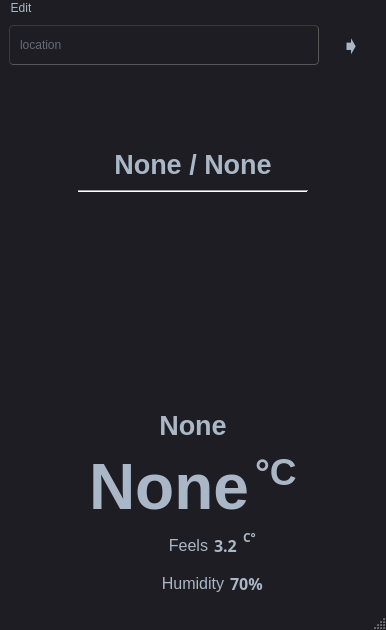
<?xml version="1.0" encoding="UTF-8"?>
<ui version="4.0">
 <class>MainWindow</class>
 <widget class="QMainWindow" name="MainWindow">
  <property name="geometry">
   <rect>
    <x>0</x>
    <y>0</y>
    <width>386</width>
    <height>630</height>
   </rect>
  </property>
  <property name="sizePolicy">
   <sizepolicy hsizetype="Fixed" vsizetype="Fixed">
    <horstretch>0</horstretch>
    <verstretch>0</verstretch>
   </sizepolicy>
  </property>
  <property name="minimumSize">
   <size>
    <width>386</width>
    <height>630</height>
   </size>
  </property>
  <property name="maximumSize">
   <size>
    <width>386</width>
    <height>630</height>
   </size>
  </property>
  <property name="windowTitle">
   <string>MainWindow</string>
  </property>
  <property name="styleSheet">
   <string notr="true">/*
Material Dark Style Sheet for QT Applications
Author: Jaime A. Quiroga P.
Inspired on https://github.com/jxfwinter/qt-material-stylesheet
Company: GTRONICK
Last updated: 04/12/2018, 15:00.
Available at: https://github.com/GTRONICK/QSS/blob/master/MaterialDark.qss
*/
QMainWindow {
	background-color:#1e1d23;
}
QDialog {
	background-color:#1e1d23;
}
QColorDialog {
	background-color:#1e1d23;
}
QTextEdit {
	background-color:#1e1d23;
	color: #a9b7c6;
}
QPlainTextEdit {
	selection-background-color:#007b50;
	background-color:#1e1d23;
	border-style: solid;
	border-top-color: transparent;
	border-right-color: transparent;
	border-left-color: transparent;
	border-bottom-color: transparent;
	border-width: 1px;
	color: #a9b7c6;
}
QPushButton{
	border-style: solid;
	border-top-color: transparent;
	border-right-color: transparent;
	border-left-color: transparent;
	border-bottom-color: transparent;
	border-width: 1px;
	border-style: solid;
	color: #a9b7c6;
	padding: 2px;
	background-color: #1e1d23;
}
QPushButton::default{
	border-style: inset;
	border-top-color: transparent;
	border-right-color: transparent;
	border-left-color: transparent;
	border-bottom-color: #04b97f;
	border-width: 1px;
	color: #a9b7c6;
	padding: 2px;
	background-color: #1e1d23;
}
QToolButton {
	border-style: solid;
	border-top-color: transparent;
	border-right-color: transparent;
	border-left-color: transparent;
	border-bottom-color: #04b97f;
	border-bottom-width: 1px;
	border-style: solid;
	color: #a9b7c6;
	padding: 2px;
	background-color: #1e1d23;
}
QToolButton:hover{
	border-style: solid;
	border-top-color: transparent;
	border-right-color: transparent;
	border-left-color: transparent;
	border-bottom-color: #37efba;
	border-bottom-width: 2px;
	border-style: solid;
	color: #FFFFFF;
	padding-bottom: 1px;
	background-color: #1e1d23;
}
QPushButton:hover{
	border-style: solid;
	border-top-color: transparent;
	border-right-color: transparent;
	border-left-color: transparent;
	border-bottom-color: #37efba;
	border-bottom-width: 1px;
	border-style: solid;
	color: #FFFFFF;
	padding-bottom: 2px;
	background-color: #1e1d23;
}
QPushButton:pressed{
	border-style: solid;
	border-top-color: transparent;
	border-right-color: transparent;
	border-left-color: transparent;
	border-bottom-color: #37efba;
	border-bottom-width: 2px;
	border-style: solid;
	color: #37efba;
	padding-bottom: 1px;
	background-color: #1e1d23;
}
QPushButton:disabled{
	border-style: solid;
	border-top-color: transparent;
	border-right-color: transparent;
	border-left-color: transparent;
	border-bottom-color: #808086;
	border-bottom-width: 2px;
	border-style: solid;
	color: #808086;
	padding-bottom: 1px;
	background-color: #1e1d23;
}
QLineEdit {
	border-width: 1px; border-radius: 4px;
	border-color: rgb(58, 58, 58);
	border-style: inset;
	padding: 0 8px;
	color: #a9b7c6;
	background:#1e1d23;
	selection-background-color:#007b50;
	selection-color: #FFFFFF;
}
QLabel {
	color: #a9b7c6;
}
QLCDNumber {
	color: #37e6b4;
}
QProgressBar {
	text-align: center;
	color: rgb(240, 240, 240);
	border-width: 1px; 
	border-radius: 10px;
	border-color: rgb(58, 58, 58);
	border-style: inset;
	background-color:#1e1d23;
}
QProgressBar::chunk {
	background-color: #04b97f;
	border-radius: 5px;
}
QMenuBar {
	background-color: #1e1d23;
}
QMenuBar::item {
	color: #a9b7c6;
  	spacing: 3px;
  	padding: 1px 4px;
  	background: #1e1d23;
}

QMenuBar::item:selected {
  	background:#1e1d23;
	color: #FFFFFF;
}
QMenu::item:selected {
	border-style: solid;
	border-top-color: transparent;
	border-right-color: transparent;
	border-left-color: #04b97f;
	border-bottom-color: transparent;
	border-left-width: 2px;
	color: #FFFFFF;
	padding-left:15px;
	padding-top:4px;
	padding-bottom:4px;
	padding-right:7px;
	background-color: #1e1d23;
}
QMenu::item {
	border-style: solid;
	border-top-color: transparent;
	border-right-color: transparent;
	border-left-color: transparent;
	border-bottom-color: transparent;
	border-bottom-width: 1px;
	border-style: solid;
	color: #a9b7c6;
	padding-left:17px;
	padding-top:4px;
	padding-bottom:4px;
	padding-right:7px;
	background-color: #1e1d23;
}
QMenu{
	background-color:#1e1d23;
}
QTabWidget {
	color:rgb(0,0,0);
	background-color:#1e1d23;
}
QTabWidget::pane {
		border-color: rgb(77,77,77);
		background-color:#1e1d23;
		border-style: solid;
		border-width: 1px;
    	border-radius: 6px;
}
QTabBar::tab {
	border-style: solid;
	border-top-color: transparent;
	border-right-color: transparent;
	border-left-color: transparent;
	border-bottom-color: transparent;
	border-bottom-width: 1px;
	border-style: solid;
	color: #808086;
	padding: 3px;
	margin-left:3px;
	background-color: #1e1d23;
}
QTabBar::tab:selected, QTabBar::tab:last:selected, QTabBar::tab:hover {
  	border-style: solid;
	border-top-color: transparent;
	border-right-color: transparent;
	border-left-color: transparent;
	border-bottom-color: #04b97f;
	border-bottom-width: 2px;
	border-style: solid;
	color: #FFFFFF;
	padding-left: 3px;
	padding-bottom: 2px;
	margin-left:3px;
	background-color: #1e1d23;
}

QCheckBox {
	color: #a9b7c6;
	padding: 2px;
}
QCheckBox:disabled {
	color: #808086;
	padding: 2px;
}

QCheckBox:hover {
	border-radius:4px;
	border-style:solid;
	padding-left: 1px;
	padding-right: 1px;
	padding-bottom: 1px;
	padding-top: 1px;
	border-width:1px;
	border-color: rgb(87, 97, 106);
	background-color:#1e1d23;
}
QCheckBox::indicator:checked {

	height: 10px;
	width: 10px;
	border-style:solid;
	border-width: 1px;
	border-color: #04b97f;
	color: #a9b7c6;
	background-color: #04b97f;
}
QCheckBox::indicator:unchecked {

	height: 10px;
	width: 10px;
	border-style:solid;
	border-width: 1px;
	border-color: #04b97f;
	color: #a9b7c6;
	background-color: transparent;
}
QRadioButton {
	color: #a9b7c6;
	background-color: #1e1d23;
	padding: 1px;
}
QRadioButton::indicator:checked {
	height: 10px;
	width: 10px;
	border-style:solid;
	border-radius:5px;
	border-width: 1px;
	border-color: #04b97f;
	color: #a9b7c6;
	background-color: #04b97f;
}
QRadioButton::indicator:!checked {
	height: 10px;
	width: 10px;
	border-style:solid;
	border-radius:5px;
	border-width: 1px;
	border-color: #04b97f;
	color: #a9b7c6;
	background-color: transparent;
}
QStatusBar {
	color:#027f7f;
}
QSpinBox {
	color: #a9b7c6;	
	background-color: #1e1d23;
}
QDoubleSpinBox {
	color: #a9b7c6;	
	background-color: #1e1d23;
}
QTimeEdit {
	color: #a9b7c6;	
	background-color: #1e1d23;
}
QDateTimeEdit {
	color: #a9b7c6;	
	background-color: #1e1d23;
}
QDateEdit {
	color: #a9b7c6;	
	background-color: #1e1d23;
}
QComboBox {
	color: #a9b7c6;	
	background: #1e1d23;
}
QComboBox:editable {
	background: #1e1d23;
	color: #a9b7c6;
	selection-background-color: #1e1d23;
}
QComboBox QAbstractItemView {
	color: #a9b7c6;	
	background: #1e1d23;
	selection-color: #FFFFFF;
	selection-background-color: #1e1d23;
}
QComboBox:!editable:on, QComboBox::drop-down:editable:on {
	color: #a9b7c6;	
	background: #1e1d23;
}
QFontComboBox {
	color: #a9b7c6;	
	background-color: #1e1d23;
}
QToolBox {
	color: #a9b7c6;
	background-color: #1e1d23;
}
QToolBox::tab {
	color: #a9b7c6;
	background-color: #1e1d23;
}
QToolBox::tab:selected {
	color: #FFFFFF;
	background-color: #1e1d23;
}
QScrollArea {
	color: #FFFFFF;
	background-color: #1e1d23;
}
QSlider::groove:horizontal {
	height: 5px;
	background: #04b97f;
}
QSlider::groove:vertical {
	width: 5px;
	background: #04b97f;
}
QSlider::handle:horizontal {
	background: qlineargradient(x1:0, y1:0, x2:1, y2:1, stop:0 #b4b4b4, stop:1 #8f8f8f);
	border: 1px solid #5c5c5c;
	width: 14px;
	margin: -5px 0;
	border-radius: 7px;
}
QSlider::handle:vertical {
	background: qlineargradient(x1:1, y1:1, x2:0, y2:0, stop:0 #b4b4b4, stop:1 #8f8f8f);
	border: 1px solid #5c5c5c;
	height: 14px;
	margin: 0 -5px;
	border-radius: 7px;
}
QSlider::add-page:horizontal {
    background: white;
}
QSlider::add-page:vertical {
    background: white;
}
QSlider::sub-page:horizontal {
    background: #04b97f;
}
QSlider::sub-page:vertical {
    background: #04b97f;
}</string>
  </property>
  <widget class="QWidget" name="centralwidget">
   <layout class="QVBoxLayout" name="verticalLayout">
    <item>
     <layout class="QHBoxLayout" name="horizontalLayout_4">
      <item>
       <widget class="QLineEdit" name="lineEdit_location">
        <property name="minimumSize">
         <size>
          <width>0</width>
          <height>40</height>
         </size>
        </property>
        <property name="maximumSize">
         <size>
          <width>16777215</width>
          <height>50</height>
         </size>
        </property>
        <property name="placeholderText">
         <string>location</string>
        </property>
       </widget>
      </item>
      <item>
       <widget class="QPushButton" name="button_location">
        <property name="minimumSize">
         <size>
          <width>52</width>
          <height>40</height>
         </size>
        </property>
        <property name="font">
         <font>
          <pointsize>19</pointsize>
         </font>
        </property>
        <property name="cursor">
         <cursorShape>PointingHandCursor</cursorShape>
        </property>
        <property name="text">
         <string>➧</string>
        </property>
       </widget>
      </item>
     </layout>
    </item>
    <item>
     <spacer name="verticalSpacer">
      <property name="orientation">
       <enum>Qt::Vertical</enum>
      </property>
      <property name="sizeHint" stdset="0">
       <size>
        <width>20</width>
        <height>40</height>
       </size>
      </property>
     </spacer>
    </item>
    <item>
     <widget class="QLabel" name="label_location">
      <property name="minimumSize">
       <size>
        <width>240</width>
        <height>40</height>
       </size>
      </property>
      <property name="maximumSize">
       <size>
        <width>16777215</width>
        <height>50</height>
       </size>
      </property>
      <property name="font">
       <font>
        <pointsize>20</pointsize>
        <bold>true</bold>
       </font>
      </property>
      <property name="text">
       <string>None / None</string>
      </property>
      <property name="textFormat">
       <enum>Qt::AutoText</enum>
      </property>
      <property name="scaledContents">
       <bool>false</bool>
      </property>
      <property name="alignment">
       <set>Qt::AlignCenter</set>
      </property>
     </widget>
    </item>
    <item>
     <layout class="QHBoxLayout" name="hLayout_line">
      <property name="spacing">
       <number>0</number>
      </property>
      <item>
       <widget class="Line" name="line">
        <property name="sizePolicy">
         <sizepolicy hsizetype="Minimum" vsizetype="Fixed">
          <horstretch>0</horstretch>
          <verstretch>0</verstretch>
         </sizepolicy>
        </property>
        <property name="maximumSize">
         <size>
          <width>230</width>
          <height>16</height>
         </size>
        </property>
        <property name="orientation">
         <enum>Qt::Horizontal</enum>
        </property>
       </widget>
      </item>
     </layout>
    </item>
    <item>
     <layout class="QHBoxLayout" name="hLayout_cond_icon">
      <item>
       <widget class="QLabel" name="label_cond_icon">
        <property name="sizePolicy">
         <sizepolicy hsizetype="Fixed" vsizetype="Fixed">
          <horstretch>0</horstretch>
          <verstretch>0</verstretch>
         </sizepolicy>
        </property>
        <property name="minimumSize">
         <size>
          <width>200</width>
          <height>200</height>
         </size>
        </property>
        <property name="maximumSize">
         <size>
          <width>200</width>
          <height>200</height>
         </size>
        </property>
        <property name="text">
         <string/>
        </property>
        <property name="pixmap">
         <pixmap resource="../assets/resources.qrc">:/icons/icons/corrupted-file.png</pixmap>
        </property>
        <property name="scaledContents">
         <bool>true</bool>
        </property>
        <property name="alignment">
         <set>Qt::AlignCenter</set>
        </property>
        <property name="wordWrap">
         <bool>false</bool>
        </property>
       </widget>
      </item>
     </layout>
    </item>
    <item>
     <widget class="QLabel" name="label_cond_text">
      <property name="minimumSize">
       <size>
        <width>240</width>
        <height>40</height>
       </size>
      </property>
      <property name="maximumSize">
       <size>
        <width>16777215</width>
        <height>50</height>
       </size>
      </property>
      <property name="font">
       <font>
        <pointsize>20</pointsize>
        <bold>true</bold>
       </font>
      </property>
      <property name="text">
       <string>None</string>
      </property>
      <property name="textFormat">
       <enum>Qt::AutoText</enum>
      </property>
      <property name="scaledContents">
       <bool>false</bool>
      </property>
      <property name="alignment">
       <set>Qt::AlignCenter</set>
      </property>
      <property name="wordWrap">
       <bool>true</bool>
      </property>
     </widget>
    </item>
    <item>
     <layout class="QHBoxLayout" name="hLayout_temp">
      <item>
       <spacer name="hs_temp_left">
        <property name="orientation">
         <enum>Qt::Horizontal</enum>
        </property>
        <property name="sizeHint" stdset="0">
         <size>
          <width>40</width>
          <height>20</height>
         </size>
        </property>
       </spacer>
      </item>
      <item>
       <widget class="QLabel" name="label_temp">
        <property name="sizePolicy">
         <sizepolicy hsizetype="Minimum" vsizetype="Preferred">
          <horstretch>0</horstretch>
          <verstretch>0</verstretch>
         </sizepolicy>
        </property>
        <property name="font">
         <font>
          <pointsize>48</pointsize>
          <bold>true</bold>
         </font>
        </property>
        <property name="text">
         <string>None</string>
        </property>
        <property name="textFormat">
         <enum>Qt::AutoText</enum>
        </property>
        <property name="scaledContents">
         <bool>false</bool>
        </property>
        <property name="alignment">
         <set>Qt::AlignCenter</set>
        </property>
       </widget>
      </item>
      <item>
       <widget class="QLabel" name="label_temp_type">
        <property name="maximumSize">
         <size>
          <width>64</width>
          <height>16777215</height>
         </size>
        </property>
        <property name="font">
         <font>
          <pointsize>28</pointsize>
          <bold>true</bold>
         </font>
        </property>
        <property name="text">
         <string>°C</string>
        </property>
        <property name="textFormat">
         <enum>Qt::AutoText</enum>
        </property>
        <property name="scaledContents">
         <bool>false</bool>
        </property>
        <property name="alignment">
         <set>Qt::AlignLeading|Qt::AlignLeft|Qt::AlignTop</set>
        </property>
       </widget>
      </item>
      <item>
       <spacer name="hs_temp_right">
        <property name="orientation">
         <enum>Qt::Horizontal</enum>
        </property>
        <property name="sizeHint" stdset="0">
         <size>
          <width>40</width>
          <height>20</height>
         </size>
        </property>
       </spacer>
      </item>
     </layout>
    </item>
    <item>
     <layout class="QHBoxLayout" name="hLayout_feels">
      <item>
       <spacer name="hs_feels_left">
        <property name="orientation">
         <enum>Qt::Horizontal</enum>
        </property>
        <property name="sizeHint" stdset="0">
         <size>
          <width>40</width>
          <height>20</height>
         </size>
        </property>
       </spacer>
      </item>
      <item>
       <widget class="QLabel" name="label_feels_icon">
        <property name="sizePolicy">
         <sizepolicy hsizetype="Preferred" vsizetype="Preferred">
          <horstretch>0</horstretch>
          <verstretch>0</verstretch>
         </sizepolicy>
        </property>
        <property name="minimumSize">
         <size>
          <width>32</width>
          <height>32</height>
         </size>
        </property>
        <property name="maximumSize">
         <size>
          <width>32</width>
          <height>32</height>
         </size>
        </property>
        <property name="text">
         <string/>
        </property>
        <property name="pixmap">
         <pixmap resource="../assets/resources.qrc">:/icons/icons/temperature.png</pixmap>
        </property>
        <property name="scaledContents">
         <bool>true</bool>
        </property>
        <property name="alignment">
         <set>Qt::AlignCenter</set>
        </property>
       </widget>
      </item>
      <item>
       <widget class="QLabel" name="label_feels">
        <property name="font">
         <font>
          <pointsize>12</pointsize>
          <bold>false</bold>
         </font>
        </property>
        <property name="text">
         <string>Feels</string>
        </property>
        <property name="alignment">
         <set>Qt::AlignRight|Qt::AlignTrailing|Qt::AlignVCenter</set>
        </property>
       </widget>
      </item>
      <item>
       <widget class="QLabel" name="label_feels_val">
        <property name="maximumSize">
         <size>
          <width>64</width>
          <height>16777215</height>
         </size>
        </property>
        <property name="font">
         <font>
          <family>Montserrat Medium</family>
          <pointsize>12</pointsize>
          <bold>true</bold>
         </font>
        </property>
        <property name="text">
         <string>3.2</string>
        </property>
       </widget>
      </item>
      <item>
       <widget class="QLabel" name="label_feels_type">
        <property name="font">
         <font>
          <family>Montserrat Medium</family>
          <pointsize>9</pointsize>
          <bold>true</bold>
         </font>
        </property>
        <property name="text">
         <string>C°</string>
        </property>
        <property name="alignment">
         <set>Qt::AlignLeading|Qt::AlignLeft|Qt::AlignTop</set>
        </property>
       </widget>
      </item>
      <item>
       <spacer name="hs__feels_right">
        <property name="orientation">
         <enum>Qt::Horizontal</enum>
        </property>
        <property name="sizeHint" stdset="0">
         <size>
          <width>40</width>
          <height>20</height>
         </size>
        </property>
       </spacer>
      </item>
     </layout>
    </item>
    <item>
     <layout class="QHBoxLayout" name="hLayout_humidity">
      <item>
       <spacer name="hs_humidity_left">
        <property name="orientation">
         <enum>Qt::Horizontal</enum>
        </property>
        <property name="sizeHint" stdset="0">
         <size>
          <width>40</width>
          <height>20</height>
         </size>
        </property>
       </spacer>
      </item>
      <item>
       <widget class="QLabel" name="label_humidity_icon">
        <property name="minimumSize">
         <size>
          <width>32</width>
          <height>32</height>
         </size>
        </property>
        <property name="maximumSize">
         <size>
          <width>32</width>
          <height>32</height>
         </size>
        </property>
        <property name="text">
         <string/>
        </property>
        <property name="pixmap">
         <pixmap resource="../assets/resources.qrc">:/icons/icons/humidity.png</pixmap>
        </property>
        <property name="scaledContents">
         <bool>true</bool>
        </property>
        <property name="alignment">
         <set>Qt::AlignCenter</set>
        </property>
       </widget>
      </item>
      <item>
       <widget class="QLabel" name="label_humidity">
        <property name="font">
         <font>
          <pointsize>12</pointsize>
          <bold>false</bold>
         </font>
        </property>
        <property name="text">
         <string>Humidity</string>
        </property>
        <property name="alignment">
         <set>Qt::AlignRight|Qt::AlignTrailing|Qt::AlignVCenter</set>
        </property>
       </widget>
      </item>
      <item>
       <widget class="QLabel" name="label_humidity_val">
        <property name="maximumSize">
         <size>
          <width>64</width>
          <height>16777215</height>
         </size>
        </property>
        <property name="font">
         <font>
          <family>Montserrat Medium</family>
          <pointsize>12</pointsize>
          <bold>true</bold>
         </font>
        </property>
        <property name="text">
         <string>70%</string>
        </property>
       </widget>
      </item>
      <item>
       <spacer name="hs_humidity_right">
        <property name="orientation">
         <enum>Qt::Horizontal</enum>
        </property>
        <property name="sizeHint" stdset="0">
         <size>
          <width>40</width>
          <height>20</height>
         </size>
        </property>
       </spacer>
      </item>
     </layout>
    </item>
   </layout>
  </widget>
  <widget class="QMenuBar" name="menubar">
   <property name="geometry">
    <rect>
     <x>0</x>
     <y>0</y>
     <width>386</width>
     <height>22</height>
    </rect>
   </property>
   <widget class="QMenu" name="menuSettings">
    <property name="title">
     <string>Edit</string>
    </property>
    <addaction name="actionPreferences"/>
   </widget>
   <addaction name="menuSettings"/>
  </widget>
  <widget class="QStatusBar" name="statusbar"/>
  <action name="actionPreferences">
   <property name="text">
    <string>Settings</string>
   </property>
  </action>
 </widget>
 <resources>
  <include location="../assets/resources.qrc"/>
  <include location="../assets/resources.qrc"/>
 </resources>
 <connections/>
</ui>
